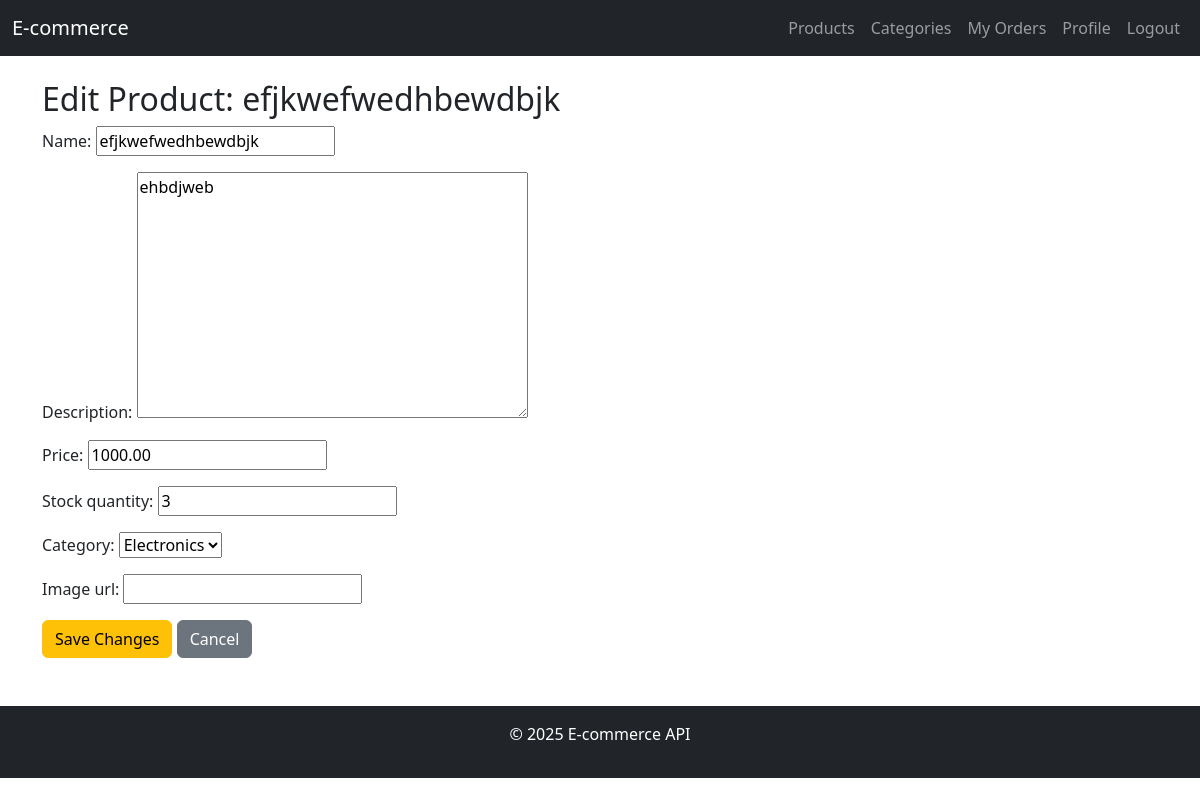
The app's page /products/1/edit/ (signed in), older data.
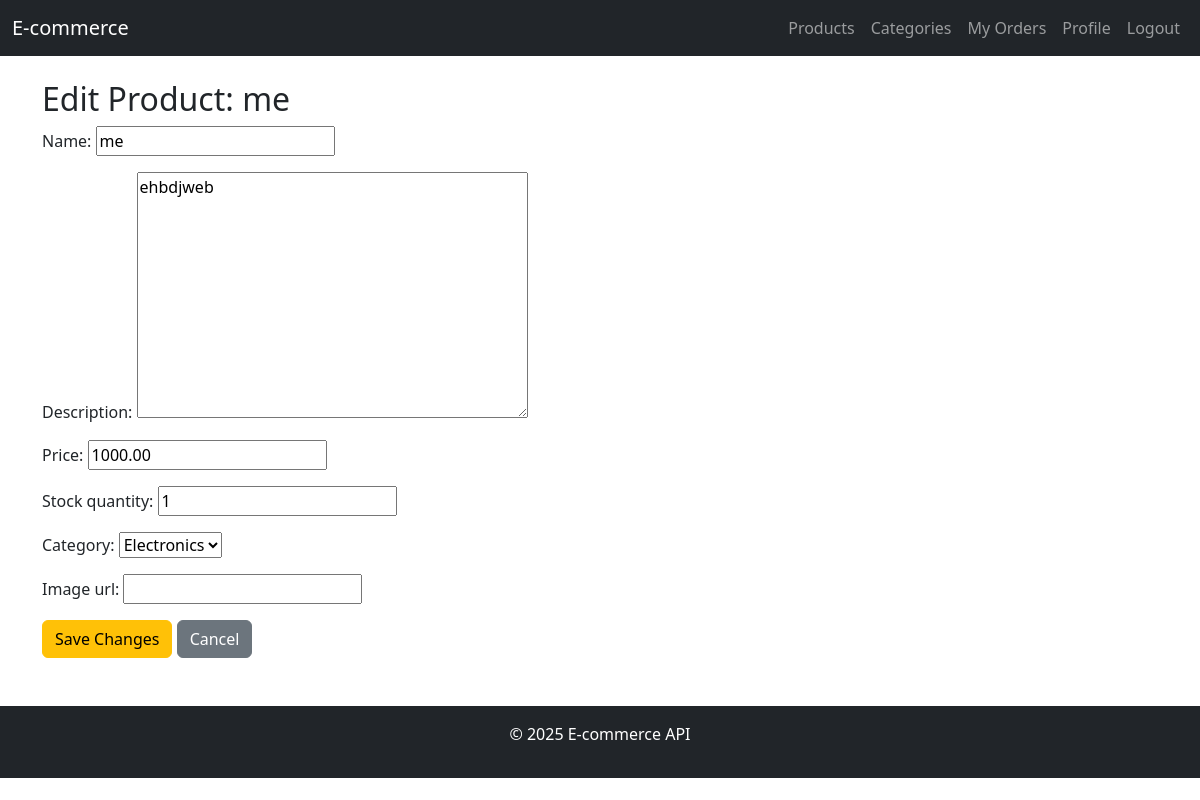
The same page, newer data.
### products/models.py (models this page shows, shortened)
class Product(models.Model):
    name = models.CharField(max_length=100, unique=True, blank=False)  # Required
    description = models.TextField(blank=True)
    price = models.DecimalField(
        max_digits=10, decimal_places=2, blank=False,
        validators=[MinValueValidator(0.01)]  # Price > 0
    )
    category = models.ForeignKey(Category, on_delete=models.CASCADE, related_name='products', default=1)
    stock_quantity = models.PositiveIntegerField(
        default=0, blank=False,
        validators=[MinValueValidator(0)]  # Stock >= 0
    )
    image_url = models.URLField(max_length=200, blank=True)
    created_date = models.DateTimeField(auto_now_add=True)

class Category(models.Model):
    name = models.CharField(max_length=100, unique=True)
    description = models.TextField(blank=True)
    def __str__(self):
        return self.name

### products/views.py (the view)
# urls.py: path('products/<int:pk>/edit/', product_edit_view, name='product_edit'),
@login_required
def product_edit_view(request, pk):
    product = get_object_or_404(Product, pk=pk)
    if request.method == 'POST':
        form = ProductForm(request.POST, instance=product)
        if form.is_valid():
            form.save()
            return redirect('product_detail', pk=product.pk)
    else:
        form = ProductForm(instance=product)
    context = {'form': form, 'product': product}
    return render(request, 'product_edit.html', context)

### products/forms.py
class ProductForm(forms.ModelForm):
    class Meta:
        model = Product
        fields = ['name', 'description', 'price', 'stock_quantity', 'category', 'image_url']

### templates/product_edit.html (shortened to what this page needs)
{% extends "base.html" %}
{% block content %}
<div class="container mt-4">
    <h2>Edit Product: {{ product.name }}</h2>
    <form method="post">
        {{ form.as_p }}
        <button type="submit" class="btn btn-warning">Save Changes</button>
        <a href="{% url 'product_detail' product.id %}" class="btn btn-secondary">Cancel</a>
    </form>
</div>
{% endblock %}

Row changes from the older to the newer data that the page shows:
changed Product "ehbdjweb": name "efjkwefwedhbewdbjk" → "me"; stock_quantity "3" → "1"
